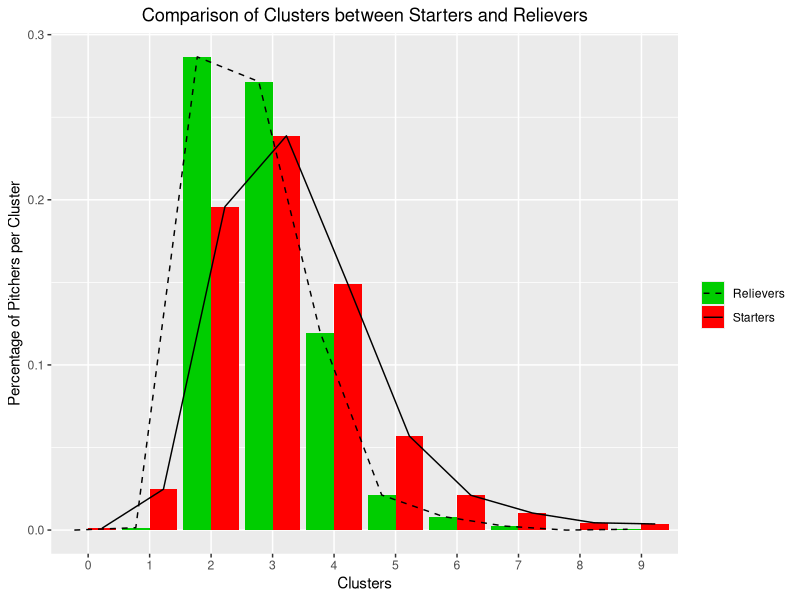

Write the R code that produced this figure.
library(tidyverse)

all_pitchers <- read.csv("Data/clustered_pitches.csv")

relief_pitchers <- read.csv("Data/relief_pitchers.csv")

starting_pitchers <- setdiff(select(all_pitchers, -clusters), relief_pitchers)

reliever_clusters <- reliever_clusters <- merge(all_pitchers, relief_pitchers, 
                                                by = c("pitcher", "game_year"), 
                                                all.x = FALSE, all.y = TRUE)

starter_clusters <- anti_join(all_pitchers, reliever_clusters,
                              by = c("pitcher", "game_year"))

starter_counts <- starter_clusters %>%
    group_by(clusters) %>%
    summarize(num_pitchers = n_distinct(pitcher) / nrow(starter_clusters)) %>%
    complete(clusters = 0:9, fill = list(num_pitchers = 0))

reliever_counts <- reliever_clusters %>%
    group_by(clusters) %>%
    summarize(num_pitchers = n_distinct(pitcher) / nrow(reliever_clusters)) %>%
    complete(clusters = 0:9, fill = list(num_pitchers = 0))

counts <- rbind(starter_counts, reliever_counts)
counts$group <- rep(c("Starters", "Relievers"), each = 10)

ggplot(counts, aes(x = as.factor(clusters), y = num_pitchers, fill = group)) +
    geom_bar(stat = "identity", position = position_dodge()) +
    geom_line(aes(group = group, linetype = group), position = position_dodge(width = 0.9)) +
    scale_fill_manual(values = c("green3", "red"), name = "") +
    scale_linetype_manual(values = c("dashed", "solid"), name = "") +
    xlab("Clusters") +
    ylab("Percentage of Pitchers per Cluster") +
    ggtitle("Comparison of Clusters between Starters and Relievers") +
    theme(plot.title = element_text(hjust = 0.5))